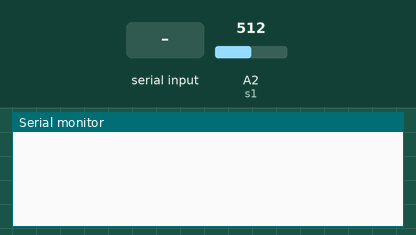
A sketch run on a simulated Arduino Uno, built with avr-gcc and run on an emulated ATmega328P. Parts: the last lines printed to the serial monitor. The test bench sets the inputs (shaded band); at power-on: A2 (s1) = 512.

Above: at 1.2 s.
1.3 s: "s" received over Serial
At 2.7 s:
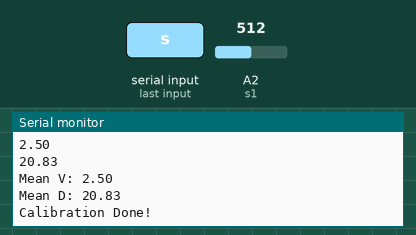
2.8 s: "m" received over Serial
At 3.5 s:
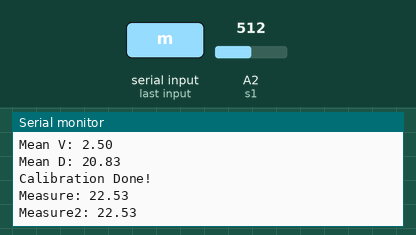

Measured:
- after the input at 1.3 s, the serial monitor: prints a new line at once (image 1)
- after the input at 2.8 s, the serial monitor: prints a new line after 0.05 s (image 2)

The sketch:

calibration.ino
```cpp
//import the library in the sketch
#include <SharpIR.h>
#include <math.h>

/*
Acumula 10 valores faz a média e devolve or resultado.
Para inciciar o processo enviar o char s através do serial.
 */

#define s1 A2
#define s2 A3
bool once = true;
char receivedChar;
int d = 0;
float v1 = 0;
float sumV = 0, sumD = 0;
float meanV = 0, meanD = 0;


SharpIR sensor( SharpIR::GP2Y0A02YK0F, s1 );
SharpIR sensor2( SharpIR::GP2Y0A02YK0F, s2 );


/*
int getDistanceCm(int _sensorPin) {
  float sensorValue = analogRead(_sensorPin);
    float cm = 10650.08 * pow(sensorValue,-0.935) - 10;
    return roundf(cm);
}
*/

float getMyDistance(int _sensorPin) {
  float v1 = analogRead(_sensorPin)* (5.0 / 1023.0);
  //Serial.println(v1);
  float d = 61.8 * pow(v1, -1.1);
  //Serial.println(d);
  return d;
}


void recvOneChar() {
 if (Serial.available() > 0) {
  receivedChar = Serial.read();
 }
}


void setup()
{
  Serial.begin( 115200 ); //Enable the serial comunication
  pinMode(A5, INPUT);
  pinMode(A1, INPUT);


}

void loop()
{


  /*
  float v2 = analogRead(s2)* (5.0 / 1023.0);
  int d1 = sensor.getDistance(); //Calculate the distance in centimeters and store the value in a variable
  delay(100);
  int d2 = sensor2.getDistance();

  int d12 = getDistanceCm(s1);
  delay(100);
  int d21 = getDistanceCm(s2);


  Serial.print("\nvoltage:");
  */

  recvOneChar();

  if(receivedChar == 's'){
    Serial.println("Calibration initialized ...");
    float v1 = 0, d = 0;
    float sumV = 0, sumD = 0;
    float meanV = 0, meanD = 0;

    for(int i =1; i<=10; i++){

      v1 = analogRead(s1)* (5.0 / 1023.0);
      d = 60.374 * pow(v1, -1.16);
      Serial.println(v1);
      Serial.println(d);
      sumV = sumV + v1;
      sumD = sumD + d;
      delay(100);
    }


    meanV = sumV/10;
    meanD = sumD/10;
    Serial.print("\nMean V: ");
    Serial.print(meanV);
    Serial.print("\nMean D: ");
    Serial.print(meanD);

    Serial.println("\nCalibration Done!");
    receivedChar = 'n';


  }

  if (receivedChar == 'm'){
    float d12 = getMyDistance(s1);
    float d22 = getMyDistance(s2);
    delay(50);
    Serial.print("\nMeasure: ");
    Serial.print(d12);
    Serial.print("\nMeasure2: ");
    Serial.print(d22);
    receivedChar = 'n';

  }
    /*
  if (teste < 150 ){
      Serial.print("\nsensor1: ");
      Serial.print( teste );
  }
  else Serial.print("\nnot value");


  Serial.print( d12 );
  Serial.println(analogRead(A5)* (5.0 / 1023.0));
  Serial.print("\n");
  Serial.print("\nsensor2: ");
  Serial.print( d2 );
  Serial.print( d21 );
  Serial.println(analogRead(A1)* (5.0 / 1023.0));
  */

  //printf("Sensor 1: %d | %d | %f", d1, d12, analogRead(A5)* (5.0 / 1023.0));
  //printf("Sensor 2: %d | %d | %f", d2, d21, analogRead(A1)* (5.0 / 1023.0));


}
```
